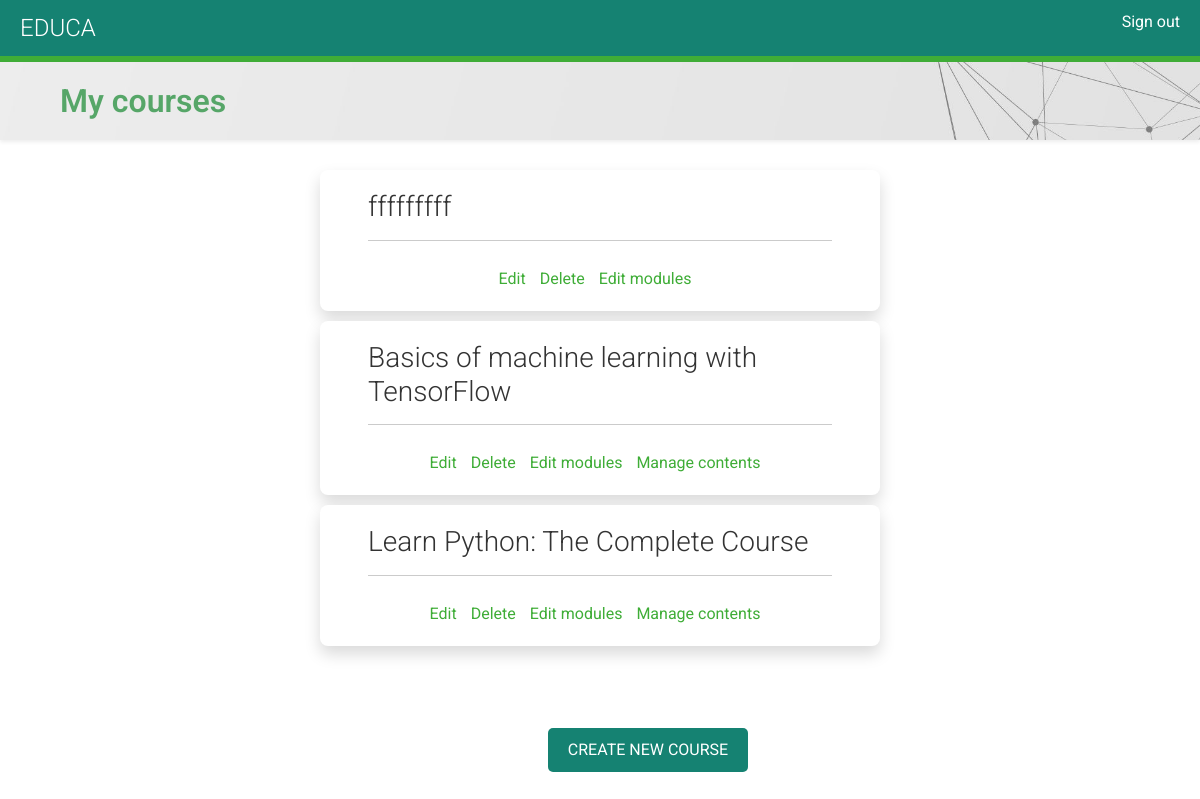
Page /course/mine/ (signed in) on the committed database.
### courses/models.py (models this page shows, shortened)
class Course(models.Model):
    owner = models.ForeignKey(User,
                              related_name='courses_created',
                              on_delete=models.CASCADE)
    subject = models.ForeignKey(Subject,
                                related_name='courses',
                                on_delete=models.CASCADE)
    title = models.CharField(max_length=200)
    slug = models.SlugField(max_length=200, unique=True)
    overview = models.TextField()
    created = models.DateTimeField(auto_now_add=True)
    students = models.ManyToManyField(User,
                                      related_name='courses_joined',
                                      blank=True)
    class Meta:
        ordering = ['-created']

### courses/views.py (the view, shortened to what this page needs)
class ManageCourseListView(ListView):
    model = Course
    template_name = 'courses/manage/course/list.html'

### courses/views.py (called while the page is built)
    def get_queryset(self):
        qs = super().get_queryset()
        return qs.filter(owner=self.request.user)

### courses/templates/courses/manage/course/list.html (shortened to what this page needs)
{% extends "base.html" %}
{% block content %}
  <h2 class="shadow-sm" class="shadow-sm">My courses</h2>
  <div class="row">
    <div class="module col-4 mx-auto">
    {% for course in object_list %}
      <div class="course-info shadow border-0 rounded-3 bg-white px-5 w-100">
        <h3>{{ course.title }}</h3>
        <hr>
        <p class="text-center">
          <a href="{% url "course_edit" course.id %}">Edit</a>
          <a href="{% url "course_delete" course.id %}">Delete</a>
          <a href="{% url "course_module_update" course.id %}">Edit modules</a>
          {% if course.modules.count > 0 %}
            <a href="{% url "module_content_list" course.modules.first.id %}">
            Manage contents</a>
          {% endif %}
        </p>
      </div>
    {% empty %}
      <h3>You haven't created any courses yet.</h3>
    {% endfor %}
    <p class="m-5 w-100 d-flex">
      <a href="{% url "course_create" %}" class="button mx-auto my-4">Create new course</a>
    </p>
  </div>
  </div>
{% endblock %}

### courses/static/css/base.css (style rules this page uses)
body { margin: 0; font-family: "Roboto", sans-serif; font-weight: 400; color: #333; min-height: fit-content; }
a { color: #3fad37; text-decoration: none; }
h2, h2, h3, h4, h5, h6 { font-family: "Roboto", sans-serif; font-weight: 300; }
.row { margin: 0px !important; }
h2 { background-image: url("/static/bg.png") !important; background-size: cover; width: 100%; overflow: auto; padding: 20px 0 20px 60px; margin: 0; margin-bottom: 20px; font-weight: 550; color: #56a668; }
.module { padding: 10px 20px; float: left; width: 600px; }
.module h3 { margin: 20px 0 0; padding: 0; width: 100%; }
.module p { margin: 10px 0 20px; width: 100%; float: left; }
input[type="submit"], a.button { border-radius: 5px; background: #158272; color: #fff; font-size: 16px; text-transform: uppercase; border: none; padding: 10px 20px; margin: 20px 0; }
.course-info { border: 1px solid #ccc; padding: 0 20px; margin-bottom: 10px; width: 400px; overflow: auto; }
.course-info a { margin-right: 10px; }

### rows in the picture
Course: title "fffffffff"
Course: title "Basics of machine learning with TensorFlow", shows "Manage contents"
Course: title "Learn Python: The Complete Course", shows "Manage contents"
